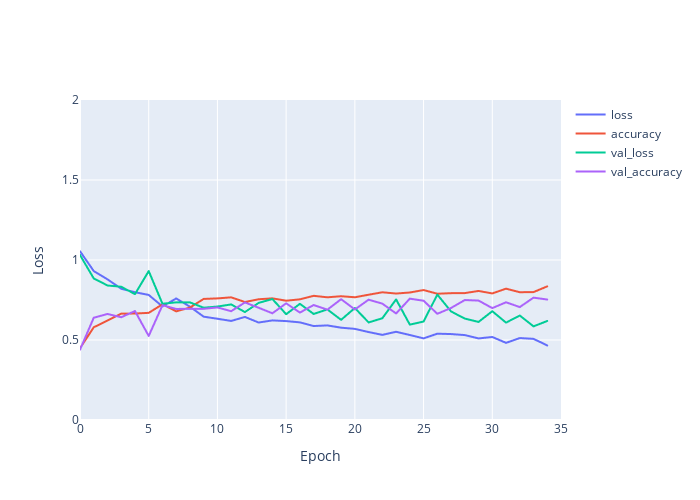

Here is the notebook cell this chart was saved with:
### Markdown cell above
### 3 класса ~3700 картинок
'flandre_scarlet'

'konpaku_youmu'

'komeiji_koishi'

image: 64x64x3 ALL IMAGES

### Code cell
from tensorflow.keras.optimizers import Adadelta

model = Sequential()
model.add(Dense(2048, input_shape=(12288,), activation="relu"))
model.add(Dense(1024, activation="relu"))
model.add(Dense(256, activation="relu"))
model.add(Dense(len(lb.classes_), activation="softmax"))

# Скорость обучения
INIT_LR = 0.005

# Количество эпох
EPOCHS = 35

# Размер батча
BATCH_SIZE = 200

model, history = trainModel(model, EPOCHS, BATCH_SIZE, Adadelta(INIT_LR))

### Figure 1 — Plotly figure (JSON) as saved in the notebook; plotly's stock layout.template omitted (floating-point values rounded to 4 significant figures)
{"data": [{"name": "loss", "type": "scattergl", "y": [1.055, 0.9308, 0.8791, 0.8203, 0.7986, 0.7816, 0.7096, 0.7597, 0.7079, 0.6458, 0.6328, 0.6192, 0.644, 0.6093, 0.6224, 0.6181, 0.6102, 0.5873, 0.5912, 0.5769, 0.5696, 0.5497, 0.532, 0.5514, 0.5313, 0.5102, 0.5395, 0.5371, 0.5308, 0.5099, 0.5189, 0.4821, 0.512, 0.5072, 0.4659]}, {"name": "accuracy", "type": "scattergl", "y": [0.4482, 0.5797, 0.6213, 0.6646, 0.6654, 0.6697, 0.723, 0.679, 0.703, 0.7567, 0.7599, 0.7668, 0.7374, 0.7546, 0.7603, 0.7456, 0.7542, 0.7761, 0.7668, 0.7736, 0.7671, 0.7829, 0.7983, 0.7904, 0.7968, 0.8123, 0.7893, 0.7925, 0.7933, 0.8065, 0.7911, 0.8209, 0.7986, 0.7994, 0.8352]}, {"name": "val_loss", "type": "scattergl", "y": [1.031, 0.8846, 0.8406, 0.8328, 0.7866, 0.9307, 0.7266, 0.7353, 0.7352, 0.7019, 0.709, 0.7224, 0.6747, 0.732, 0.7561, 0.6612, 0.7262, 0.6629, 0.691, 0.626, 0.7003, 0.6097, 0.636, 0.7537, 0.5961, 0.6154, 0.7838, 0.6785, 0.6339, 0.6129, 0.68, 0.6084, 0.653, 0.5852, 0.6188]}, {"name": "val_accuracy", "type": "scattergl", "y": [0.4393, 0.6391, 0.6627, 0.6423, 0.681, 0.5252, 0.7175, 0.6939, 0.695, 0.695, 0.7035, 0.6799, 0.7347, 0.7014, 0.667, 0.7293, 0.6713, 0.7186, 0.6896, 0.7551, 0.6907, 0.7519, 0.7272, 0.666, 0.7583, 0.7454, 0.6638, 0.7003, 0.7497, 0.7465, 0.6992, 0.7358, 0.7057, 0.7648, 0.753]}], "layout": {"height": 500, "width": 700, "xaxis": {"range": [0, 35], "title": {"text": "Epoch"}}, "yaxis": {"range": [0, 2], "title": {"text": "Loss"}}}}
